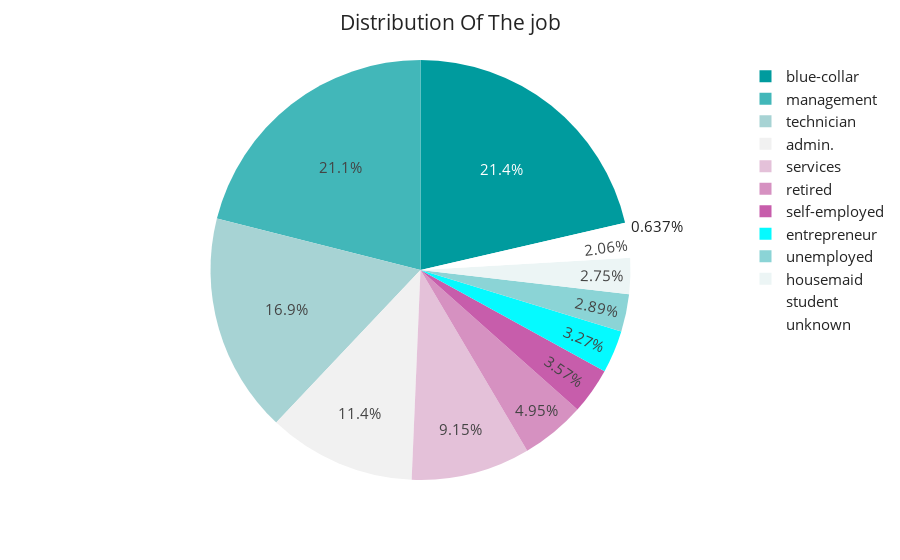
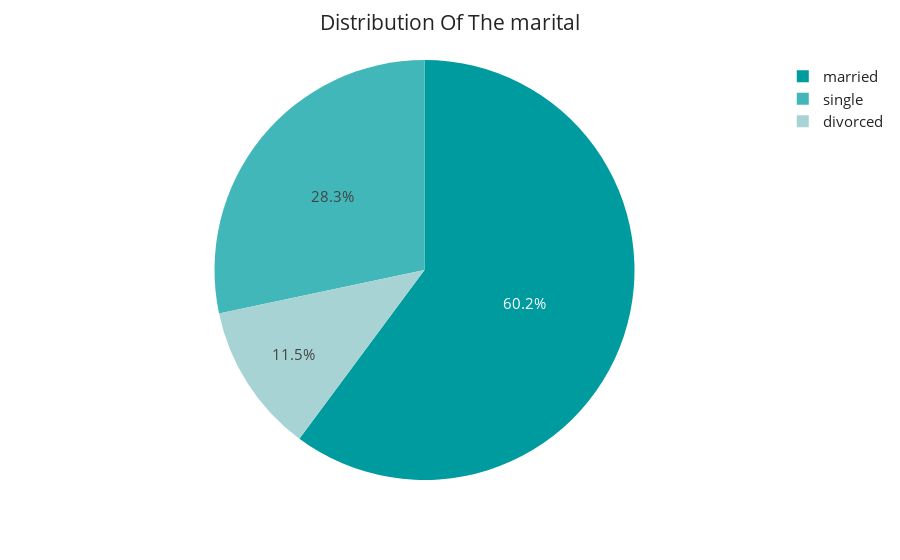
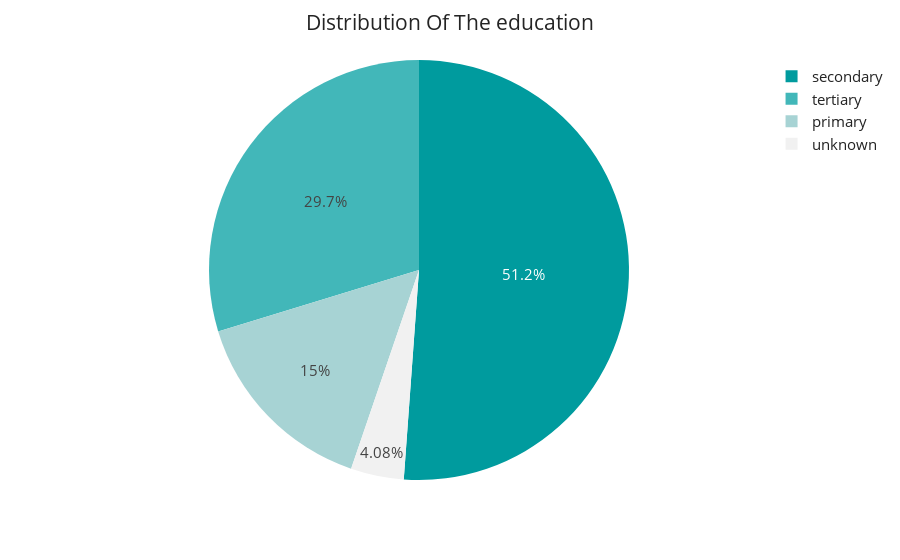
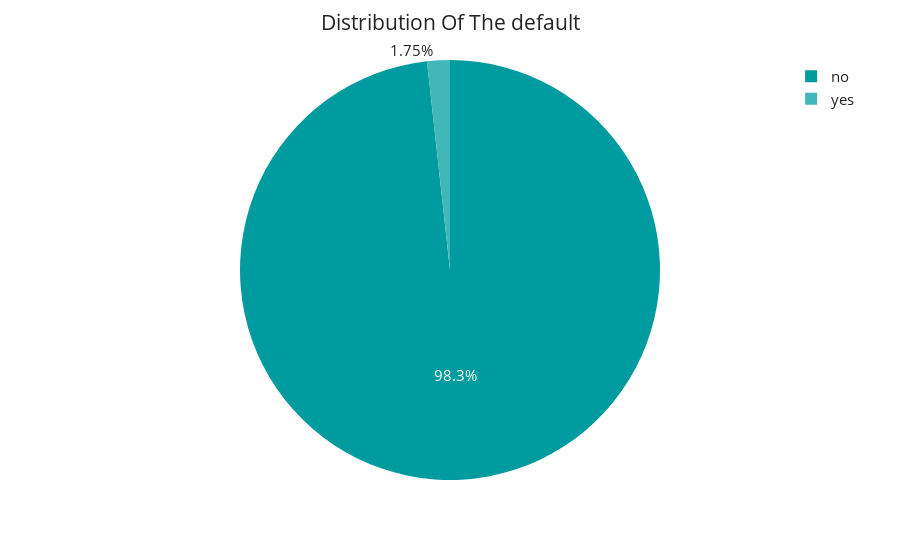

The notebook cell these images were saved under, in order:
### Code cell
piechart(data)

### Figure 1 — Plotly figure (JSON) as saved in the notebook; plotly's stock layout.template omitted (floating-point values rounded to 4 significant figures)
{"data": [{"domain": {"x": [0, 1], "y": [0, 1]}, "hovertemplate": "label=%{label}<br>value=%{value}<extra></extra>", "labels": ["blue-collar", "management", "technician", "admin.", "services", "retired", "self-employed", "entrepreneur", "unemployed", "housemaid", "student", "unknown"], "legendgroup": "", "name": "", "showlegend": true, "type": "pie", "values": [7250, 7143, 5724, 3860, 3104, 1677, 1210, 1110, 981, 934, 699, 216]}], "layout": {"font": {"size": 15}, "legend": {"tracegroupgap": 0}, "margin": {"t": 60}, "piecolorway": ["rgb(0, 155, 158)", "rgb(66, 183, 185)", "rgb(167, 211, 212)", "rgb(241, 241, 241)", "rgb(228, 193, 217)", "rgb(214, 145, 193)", "rgb(199, 93, 171)"], "title": {"text": "Distribution Of The job", "x": 0.5}}}

### Figure 2 — Plotly figure (JSON) as saved in the notebook; plotly's stock layout.template omitted (floating-point values rounded to 4 significant figures)
{"data": [{"domain": {"x": [0, 1], "y": [0, 1]}, "hovertemplate": "label=%{label}<br>value=%{value}<extra></extra>", "labels": ["married", "single", "divorced"], "legendgroup": "", "name": "", "showlegend": true, "type": "pie", "values": [20399, 9601, 3908]}], "layout": {"font": {"size": 15}, "legend": {"tracegroupgap": 0}, "margin": {"t": 60}, "piecolorway": ["rgb(0, 155, 158)", "rgb(66, 183, 185)", "rgb(167, 211, 212)", "rgb(241, 241, 241)", "rgb(228, 193, 217)", "rgb(214, 145, 193)", "rgb(199, 93, 171)"], "title": {"text": "Distribution Of The marital", "x": 0.5}}}

### Figure 3 — Plotly figure (JSON) as saved in the notebook; plotly's stock layout.template omitted (floating-point values rounded to 4 significant figures)
{"data": [{"domain": {"x": [0, 1], "y": [0, 1]}, "hovertemplate": "label=%{label}<br>value=%{value}<extra></extra>", "labels": ["secondary", "tertiary", "primary", "unknown"], "legendgroup": "", "name": "", "showlegend": true, "type": "pie", "values": [17346, 10079, 5098, 1385]}], "layout": {"font": {"size": 15}, "legend": {"tracegroupgap": 0}, "margin": {"t": 60}, "piecolorway": ["rgb(0, 155, 158)", "rgb(66, 183, 185)", "rgb(167, 211, 212)", "rgb(241, 241, 241)", "rgb(228, 193, 217)", "rgb(214, 145, 193)", "rgb(199, 93, 171)"], "title": {"text": "Distribution Of The education", "x": 0.5}}}

### Figure 4 — Plotly figure (JSON) as saved in the notebook; plotly's stock layout.template omitted (floating-point values rounded to 4 significant figures)
{"data": [{"domain": {"x": [0, 1], "y": [0, 1]}, "hovertemplate": "label=%{label}<br>value=%{value}<extra></extra>", "labels": ["no", "yes"], "legendgroup": "", "name": "", "showlegend": true, "type": "pie", "values": [33315, 593]}], "layout": {"font": {"size": 15}, "legend": {"tracegroupgap": 0}, "margin": {"t": 60}, "piecolorway": ["rgb(0, 155, 158)", "rgb(66, 183, 185)", "rgb(167, 211, 212)", "rgb(241, 241, 241)", "rgb(228, 193, 217)", "rgb(214, 145, 193)", "rgb(199, 93, 171)"], "title": {"text": "Distribution Of The default", "x": 0.5}}}
